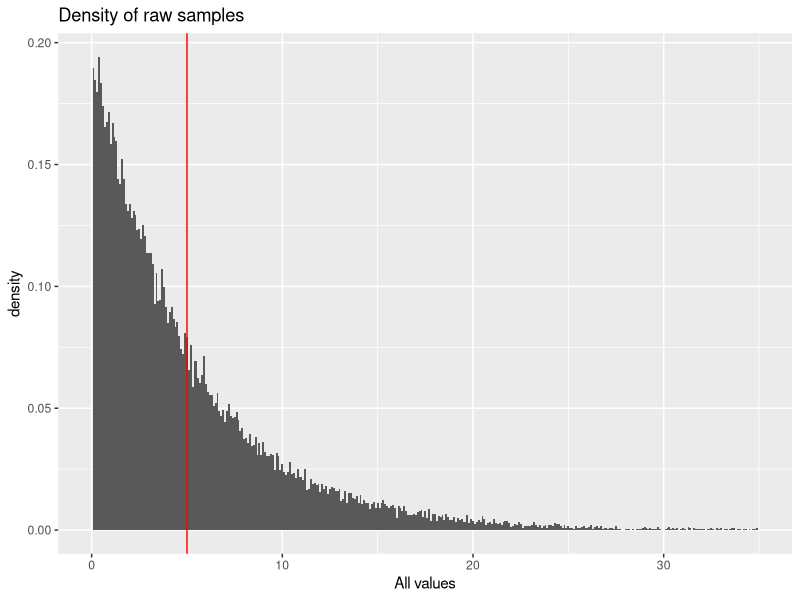

Recreate this plot in R. (Note: this script raises an error after producing the figure.)
## ---- chunk 1
nosim <- 1000 # number simulations
n <- 40
lambda <- 0.2 
## ---- chunk 2
m.dist <- 1/lambda
sd.dist <- 1/lambda

m.dist
sd.dist

## ---- chunk 3
ALL <- rexp(nosim*n, lambda) # all data

MEAN <- matrix(ALL, nosim)   # split in blocks of 'n' samples
means <- apply(MEAN, 1, mean) # calculate the mean of each block
## ---- chunk 4
library(ggplot2)

DF.ALL <- data.frame(values=ALL)
ggplot(DF.ALL, aes(x=values)) + geom_histogram(binwidth=.1, aes(y= ..density..)) + xlim(0, 35) + xlab("All values") + ggtitle("Density of raw samples") + geom_vline(aes(xintercept=5), colour="red")
## ---- chunk 5
DF <- data.frame(means=means)

ggplot(DF.ALL, aes(x=means)) + geom_histogram(binwidth=.1, aes(y= ..density..)) + ggtitle("Density of means of 'n' values") + geom_vline(aes(xintercept=5), colour="red")

## ---- chunk 6

m.all <- mean(ALL)
sd.all <- sd(ALL)

m.all
sd.all

## ---- chunk 7

m.means <- mean(means)
sd.means <- sd(means) # sd calculated from the means of 'n' samples

sd.n <- sd.all/sqrt(n) # sd based on original sd, corrected for mean of 'n' samples

m.means
sd.means
sd.n

## ---- chunk 8
sd.dist / sqrt(n) 
## ---- chunk 9

ggplot(DF, aes(x=means)) + geom_histogram(alpha=0.3,binwidth=.1, aes(y= ..density..)) + stat_function(fun=dnorm, args=list(mean=m.means, sd=sd.means)) 
